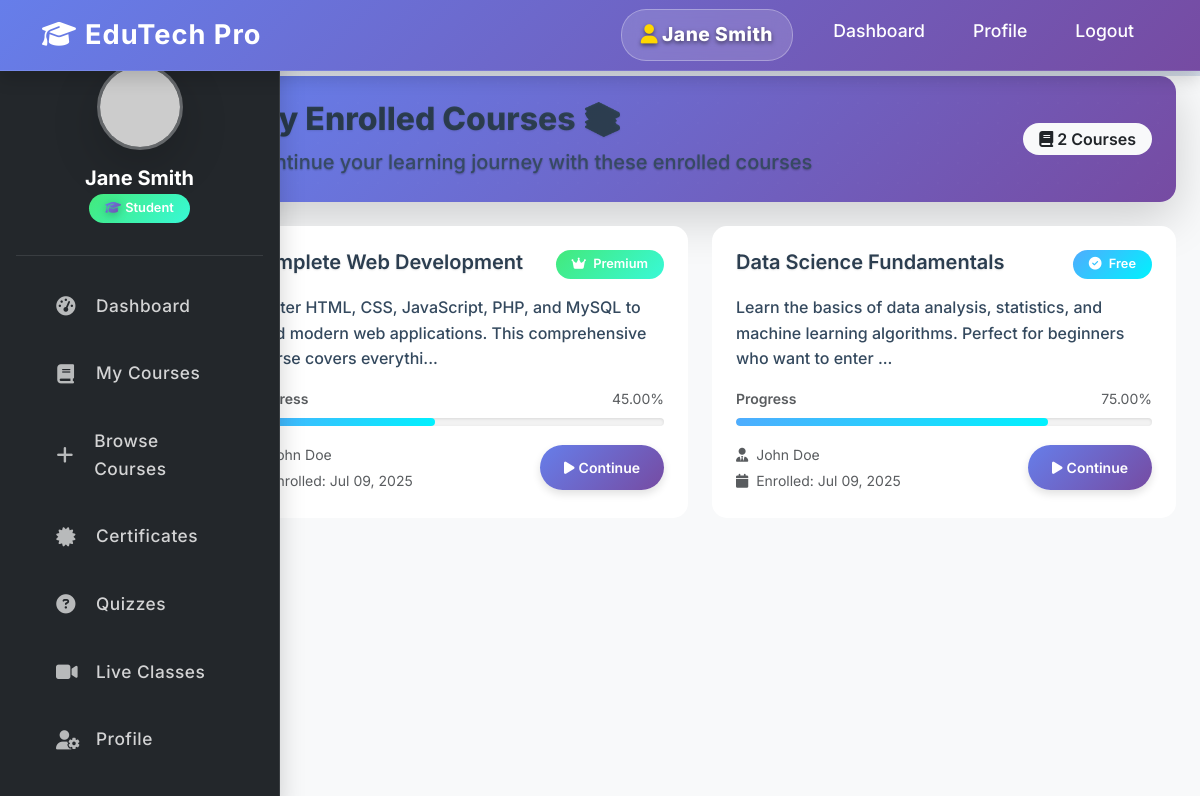
Screenshot of /student/enrolled_courses.php (signed in) with the database file from the repository.
### tables this page shows
CREATE TABLE IF NOT EXISTS `users` (
    `id` INT AUTO_INCREMENT PRIMARY KEY,
    `google_id` VARCHAR(255) UNIQUE,
    `username` VARCHAR(50) UNIQUE,
    `email` VARCHAR(100) UNIQUE NOT NULL,
    `password` VARCHAR(255),
    `full_name` VARCHAR(100) NOT NULL,
    `role` ENUM('admin', 'teacher', 'student') NOT NULL,
    `profile_image` VARCHAR(255),
    `phone` VARCHAR(20),
    `address` TEXT,
    `status` ENUM('active', 'inactive', 'pending') DEFAULT 'active',
    `created_at` TIMESTAMP DEFAULT CURRENT_TIMESTAMP,
    `updated_at` TIMESTAMP DEFAULT CURRENT_TIMESTAMP ON UPDATE CURRENT_TIMESTAMP
);

CREATE TABLE IF NOT EXISTS `enrollments` (
    `id` INT AUTO_INCREMENT PRIMARY KEY,
    `student_id` INT NOT NULL,
    `course_id` INT NOT NULL,
    `enrolled_at` TIMESTAMP DEFAULT CURRENT_TIMESTAMP,
    `progress` DECIMAL(5,2) DEFAULT 0.00,
    `completed_at` TIMESTAMP NULL,
    `last_accessed` TIMESTAMP NULL,
    `status` ENUM('active', 'completed', 'cancelled') DEFAULT 'active',
    FOREIGN KEY (`student_id`) REFERENCES `users`(`id`) ON DELETE CASCADE,
    FOREIGN KEY (`course_id`) REFERENCES `courses`(`id`) ON DELETE CASCADE,
    UNIQUE KEY `unique_enrollment` (`student_id`, `course_id`)
);

CREATE TABLE IF NOT EXISTS `courses` (
    `id` INT AUTO_INCREMENT PRIMARY KEY,
    `title` VARCHAR(200) NOT NULL,
    `description` TEXT,
    `instructor_id` INT,
    `category` VARCHAR(100),
    `level` ENUM('beginner', 'intermediate', 'advanced') DEFAULT 'beginner',
    `price` DECIMAL(10,2) DEFAULT 0.00,
    `is_premium` BOOLEAN DEFAULT FALSE,
    `thumbnail` VARCHAR(255),
    `duration` INT DEFAULT 0,
    `total_lessons` INT DEFAULT 0,
    `total_students` INT DEFAULT 0,
    `rating` DECIMAL(3,2) DEFAULT 0.00,
    `status` ENUM('draft', 'published', 'archived') DEFAULT 'draft',
    `created_at` TIMESTAMP DEFAULT CURRENT_TIMESTAMP,
    `updated_at` TIMESTAMP DEFAULT CURRENT_TIMESTAMP ON UPDATE CURRENT_TIMESTAMP,
    FOREIGN KEY (`instructor_id`) REFERENCES `users`(`id`) ON DELETE SET NULL
);

### student/enrolled_courses.php (the view, shortened to what this page needs)
<?php
require_once '../config/database.php';
$student_id = $_SESSION['student_id'];
$stmt = $pdo->prepare("SELECT * FROM users WHERE id = ?");
$stmt->execute([$student_id]);
$student = $stmt->fetch();
$stmt = $pdo->prepare("
    SELECT e.*, c.*, u.full_name as instructor_name
    FROM enrollments e
    JOIN courses c ON e.course_id = c.id
    LEFT JOIN users u ON c.instructor_id = u.id
    WHERE e.student_id = ?
    ORDER BY e.enrolled_at DESC
");
$stmt->execute([$student_id]);
$enrolledCourses = $stmt->fetchAll();
?><!DOCTYPE html>
<html lang="en">
<head>
    <link href="https://cdn.jsdelivr.net/npm/bootstrap@5.3.0/dist/css/bootstrap.min.css" rel="stylesheet">
    <link href="https://cdnjs.cloudflare.com/ajax/libs/font-awesome/6.4.0/css/all.min.css" rel="stylesheet">
    <link href="../assets/css/style.css" rel="stylesheet">
    <link href="../assets/css/student-dashboard.css" rel="stylesheet">
</head>
<body>
    <nav class="navbar navbar-expand-lg navbar-dark bg-success fixed-top">
        <div class="container">
            <a class="navbar-brand fw-bold" href="dashboard.php">
                <i class="fas fa-graduation-cap me-2"></i>EduTech Pro
            </a>
            <div class="collapse navbar-collapse" id="navbarNav">
                <ul class="navbar-nav ms-auto">
                    <li class="nav-item">
                        <span class="nav-link text-light fw-semibold">
                            <i class="fas fa-user me-1"></i><?php echo htmlspecialchars($student['full_name']); ?>
                        </span>
                    </li>
                    <li class="nav-item"><a class="nav-link" href="dashboard.php">Dashboard</a></li>
                    <li class="nav-item"><a class="nav-link" href="profile.php">Profile</a></li>
                    <li class="nav-item"><a class="nav-link" href="logout.php">Logout</a></li>
                </ul>
            </div>
        </div>
    </nav>
    <div class="container-fluid" style="margin-top: 76px;">
        <div class="row">
            <nav class="col-md-3 col-lg-2 d-md-block sidebar collapse">
                <div class="position-sticky">
                    <div class="text-center mb-4">
                        <div class="student-avatar mb-3">
                            <img src="https://ui-avatars.com/api/?name=<?php echo urlencode($student['full_name']); ?>&background=667eea&color=fff&size=80&font-size=0.4" class="rounded-circle shadow-lg" alt="Avatar">
                        </div>
                        <h5 class="text-white fw-bold mb-1"><?php echo htmlspecialchars($student['full_name']); ?></h5>
                        <span class="badge bg-warning text-dark">
                            <i class="fas fa-graduation-cap me-1"></i>Student
                        </span>
                    </div>
                    <ul class="nav flex-column">
                        <li class="nav-item">
                            <a class="nav-link" href="dashboard.php">
                                <i class="fas fa-tachometer-alt me-2"></i>
                                Dashboard
                            </a>
                        </li>
                        <li class="nav-item">
                            <a class="nav-link" href="enrolled_courses.php">
                                <i class="fas fa-book me-2"></i>
                                My Courses
                            </a>
                        </li>
                        <li class="nav-item">
                            <a class="nav-link" href="browse_courses.php">
                                <i class="fas fa-plus me-2"></i>
                                Browse Courses
                            </a>
                        </li>
                        <li class="nav-item">
                            <a class="nav-link" href="certificates.php">
                                <i class="fas fa-certificate me-2"></i>
                                Certificates
                            </a>
                        </li>
                        <li class="nav-item">
                            <a class="nav-link" href="quizzes.php">
                                <i class="fas fa-question-circle me-2"></i>
                                Quizzes
                            </a>
                        </li>
                        <li class="nav-item">
                            <a class="nav-link" href="live_classes.php">
                                <i class="fas fa-video me-2"></i>
                                Live Classes
                            </a>
                        </li>
                        <li class="nav-item">
                            <a class="nav-link" href="profile.php">
                                <i class="fas fa-user-cog me-2"></i>
                                Profile
                            </a>
                        </li>
                    </ul>
                </div>
            </nav>
            <main class="col-md-9 ms-sm-auto col-lg-10 px-md-4 dashboard-main-content">
                <div class="dashboard-hero mb-4 p-4 rounded-4 shadow-lg fade-in-up">
                    <div class="d-flex justify-content-between align-items-center">
                        <div>
                            <h1 class="h2 fw-bold text-gradient mb-2">My Enrolled Courses 📚</h1>
                            <p class="mb-0 opacity-75 fs-5">Continue your learning journey with these enrolled courses</p>
                        </div>
                        <div class="text-end">
                            <span class="badge bg-light text-dark fs-6">
                                <i class="fas fa-book me-1"></i><?php echo count($enrolledCourses); ?> Courses
                            </span>
                        </div>
                    </div>
                </div>
                <div class="row">
                    <?php if (empty($enrolledCourses)): ?>
                        <div class="col-12">
                            <div class="dashboard-card p-5 text-center empty-state">
                                <i class="fas fa-book-open fa-4x text-muted mb-4"></i>
                                <h4 class="text-muted mb-3">No courses enrolled yet</h4>
                                <p class="text-muted mb-4">Start your learning journey by browsing and enrolling in courses</p>
                                <a href="browse_courses.php" class="btn btn-primary btn-lg">
                                    <i class="fas fa-plus me-2"></i>Browse Courses
                                </a>
                            </div>
                        </div>
                    <?php else: ?>
                        <?php foreach ($enrolledCourses as $course): ?>
                            <div class="col-lg-6 mb-4 fade-in-up">
                                <div class="card h-100 position-relative">
                                    <div class="card-body p-4">
                                        <div class="d-flex justify-content-between align-items-start mb-3">
                                            <h5 class="card-title fw-bold mb-0"><?php echo htmlspecialchars($course['title']); ?></h5>
                                            <span class="badge <?php echo $course['is_premium'] ? 'bg-warning' : 'bg-success'; ?>">
                                                <i class="fas fa-<?php echo $course['is_premium'] ? 'crown' : 'check-circle'; ?> me-1"></i>
                                                <?php echo $course['is_premium'] ? 'Premium' : 'Free'; ?>
                                            </span>
                                        </div>
                                        <p class="card-text text-muted mb-3"><?php echo htmlspecialchars(substr($course['description'], 0, 120)) . '...'; ?></p>
                                        <div class="mb-3">
                                            <div class="d-flex justify-content-between align-items-center mb-2">
                                                <small class="text-muted fw-semibold">Progress</small>
                                                <small class="text-muted"><?php echo $course['progress']; ?>%</small>
                                            </div>
                                            <div class="progress" style="height: 8px;">
                                                <div class="progress-bar" role="progressbar" style="width: <?php echo $course['progress']; ?>%" aria-valuenow="<?php echo $course['progress']; ?>" aria-valuemin="0" aria-valuemax="100"></div>
                                            </div>
                                        </div>
                                        <div class="d-flex justify-content-between align-items-center">
                                            <div>
                                                <small class="text-muted">
                                                    <i class="fas fa-user-tie me-1"></i>
                                                    <?php echo htmlspecialchars($course['instructor_name']); ?>
                                                </small>
                                                <br>
                                                <small class="text-muted">
                                                    <i class="fas fa-calendar me-1"></i>
                                                    Enrolled: <?php echo date('M d, Y', strtotime($course['enrolled_at'])); ?>
                                                </small>
                                            </div>
                                            <div class="d-flex gap-2">
                                                <a href="course.php?id=<?php echo $course['id']; ?>" class="btn btn-primary btn-sm">
                                                    <i class="fas fa-play me-1"></i>Continue
                                                </a>
                                            </div>
                                        </div>
                                    </div>
                                </div>
                            </div>
                        <?php endforeach; ?>
                    <?php endif; ?>
                </div>
            </main>
        </div>
    </div>
</body>
</html>

### assets/css/style.css (style rules this page uses)
:root { --primary-color: #0d6efd; --secondary-color: #6c757d; --success-color: #198754; --warning-color: #ffc107; --danger-color: #dc3545; --light-color: #f8f9fa; --dark-color: #212529; }
* { margin: 0; padding: 0; box-sizing: border-box; }
body { font-family: 'Segoe UI', Tahoma, Geneva, Verdana, sans-serif; line-height: 1.6; color: var(--dark-color); padding-top: 76px; }
.card { transition: transform 0.3s ease, box-shadow 0.3s ease; border-radius: 15px; }
.btn { border-radius: 25px; padding: 10px 25px; font-weight: 600; transition: all 0.3s ease; }
.btn-primary { background: linear-gradient(135deg, var(--primary-color), #0056b3); border: none; }
.navbar { background: linear-gradient(90deg, #0d6efd 60%, #0056b3 100%) !important; box-shadow: 0 2px 10px rgba(0,0,0,0.08); }
.navbar .navbar-brand { font-weight: 700; font-size: 1.7rem; color: #fff !important; letter-spacing: 1px; }
.navbar .nav-link, .navbar .dropdown-toggle { color: #fff !important; font-size: 1.1rem; margin-left: 1rem; margin-right: 1rem; transition: color 0.2s; }
body { padding-top: 76px; }
.fade-in-up { animation: fadeInUp 0.6s ease-out; }
.progress { height: 10px; border-radius: 5px; background-color: #e9ecef; }
.progress-bar { border-radius: 5px; background: linear-gradient(135deg, var(--primary-color), #0056b3); }
.sidebar { background: #23272b !important; color: #f8f9fa; box-shadow: 2px 0 16px rgba(0,0,0,0.08); border-top: none !important; border-right: 1px solid #222831; margin-top: 0 !important; border-top-left-radius: 0 !important; border-top-right-radius: 0 !important; top: 0; position: sticky; height: 100vh; z-index: 1029; display: flex; flex-direction: column; min-width: 220px; padding: 2rem 1rem 1rem 1rem; }
.sidebar .text-center { margin-top: 0 !important; margin-bottom: 2rem !important; }
.sidebar .nav-link { color: #f8f9fa !important; background: transparent; padding: 0.75rem 1.25rem; border-radius: 8px; margin-bottom: 0.5rem; font-size: 1.08rem; font-weight: 500; letter-spacing: 0.5px; transition: background 0.2s, color 0.2s, box-shadow 0.2s; display: flex; align-items: center; gap: 0.75rem; }
.sidebar .nav-link i { font-size: 1.2rem; opacity: 0.85; }
.badge { padding: 0.5rem 1rem; border-radius: 20px; font-weight: 600; }
.container-fluid, .row, main { margin-top: 0 !important; }
.dashboard-main-content { margin-top: 0 !important; }
.sidebar .text-center { margin-top: 0 !important; margin-bottom: 1rem !important; }

### rows the page displays
users: full_name "Jane Smith"
enrollments: course.title "Complete Web Development", shows "Premium", course.description "Master HTML, CSS, JavaScript, PHP, and MySQL to build modern web applications. This comprehensive course covers everythi", progress "45.00", users.full_name "John Doe", enrolled_at "Jul 09, 2025"
enrollments: course.title "Data Science Fundamentals", shows "Free", course.description "Learn the basics of data analysis, statistics, and machine learning algorithms. Perfect for beginners who want to enter", progress "75.00", users.full_name "John Doe", enrolled_at "Jul 09, 2025"

### other values shown
count($enrolledCourses) "2"
